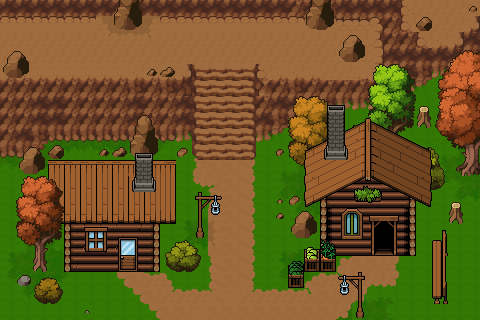

This game map was drawn from its Tiled (.tmx) file and the tilesets committed beside it. A one-line description and the trimmed map source follow:
An orthogonal 30x20 tile map with 16x16 px tiles, 10 tile layers (collision, Shadows, Ground, Walls, ...).

<map version="1.10" tiledversion="1.10.2" orientation="orthogonal" renderorder="right-down" width="30" height="20" tilewidth="16" tileheight="16" infinite="0" nextlayerid="11" nextobjectid="1">
 <tileset firstgid="1" source="BasinInvasionTileset.tsx" />
 <layer id="10" name="collision" width="30" height="20">
  <data>[600 cells, 217 non-empty, 5 distinct tile ids]</data>
 </layer>
 <layer id="9" name="Shadows" width="30" height="20">
  <data>[600 cells, 572 non-empty, 6 distinct tile ids]</data>
 </layer>
 <layer id="1" name="Ground" width="30" height="20">
  <data>[600 cells, 600 non-empty, 33 distinct tile ids]</data>
 </layer>
 <layer id="3" name="Walls" width="30" height="20">
  <data>[600 cells, 160 non-empty, 36 distinct tile ids]</data>
 </layer>
 <layer id="5" name="Roads" width="30" height="20">
  <data>[600 cells, 87 non-empty, 18 distinct tile ids]</data>
 </layer>
 <layer id="2" name="Mountain" width="30" height="20">
  <data>[600 cells, 366 non-empty, 15 distinct tile ids]</data>
 </layer>
 <layer id="7" name="Mountain2" width="30" height="20">
  <data>[600 cells, 154 non-empty, 41 distinct tile ids]</data>
 </layer>
 <layer id="8" name="OtherProps" width="30" height="20">
  <data>[600 cells, 132 non-empty, 89 distinct tile ids]</data>
 </layer>
 <layer id="4" name="Roofs + House Props" width="30" height="20">
  <data>[600 cells, 108 non-empty, 74 distinct tile ids]</data>
 </layer>
 <layer id="6" name="Extra Props" width="30" height="20">
  <data>[600 cells, 92 non-empty, 70 distinct tile ids]</data>
 </layer>
</map>